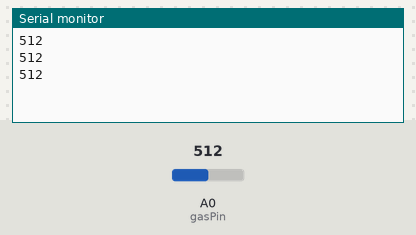
The sketch below on a simulated Arduino Uno, built with avr-gcc and run on an emulated ATmega328P. Parts: the last lines printed to the serial monitor. The test bench sets the inputs (shaded band); at power-on: A0 (gasPin) = 512.

Above: at 1.3 s.
1.4 s: A0 (gasPin) set to 716
At 1.9 s:
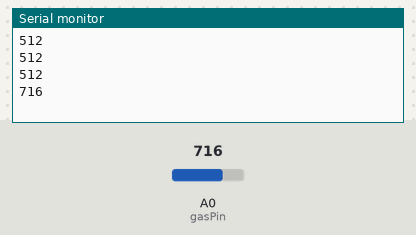
2.9 s: A0 (gasPin) set to 900
At 3.4 s:
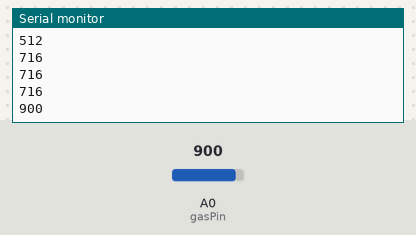
Timing chart, 0 to 5.9 s (numbered marks = the images above; inputs shaded):
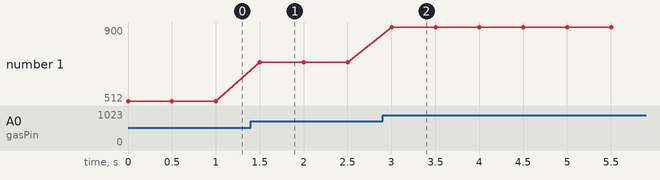

The sketch:

mq135.ino
```cpp
int gasPin = A0;

void setup() {
  pinMode(gasPin, INPUT);
  Serial.begin(9600);
}

void loop() {
  Serial.println(analogRead(gasPin));
  delay(500);
}
```

Measured:
- after the input at 1.4 s, the serial monitor: prints a new line after 0.10 s (image 1)
- after the input at 2.9 s, the serial monitor: prints a new line after 0.10 s (image 2)
- plotted number 1: 512 → 716 after the input at 1.4 s, 716 → 900 after the input at 2.9 s
